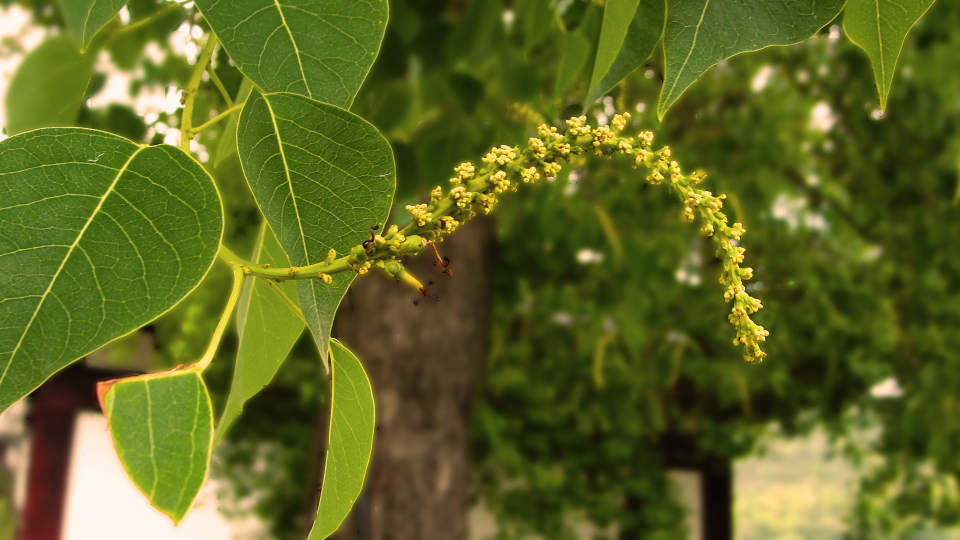
#> input picture images/20190624-0.jpg, 1920 x 1080 px (shown at 1/2 size); its folder holds 3 pictures in this run
$ python Cut.py
#> lines starting #> are read from the running program, lines starting #| are printed output that depends on the picture
import numpy as np
import cv2
import os
def update(input_img_path, output_img_path):
#> called with input_img_path = './20190624-0.jpg', output_img_path = 'cover/20190624-0.jpg'
    image = cv2.imread(input_img_path)
#> image is the input picture: shape (1080, 1920, 3); mean B, G, R 34.1, 102.8, 94.1
    print(image.shape)
#| (1080, 1920, 3)
    cropped = image[0:1100, 0:1100] # 裁剪坐标为[y0:y1, x0:x1]
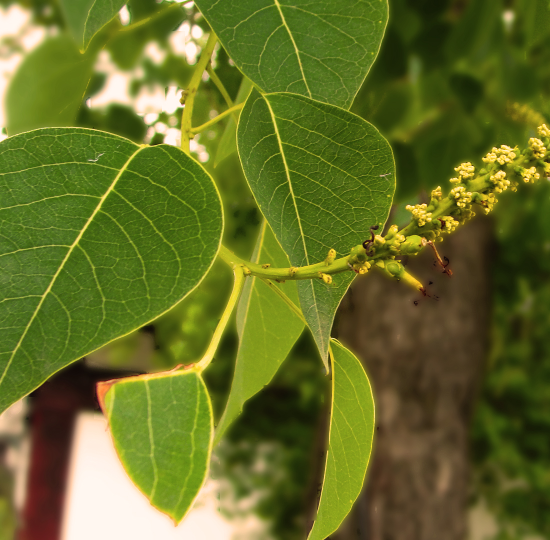
#> cropped: shape (1080, 1100, 3) (shown at 1/2 size); mean B, G, R 39.1, 109.8, 101.3
    cv2.imwrite(output_img_path, cropped)
dataset_dir = './'
output_dir = 'cover'
# 获得需要转化的图片路径并生成目标路径
image_filenames = [(os.path.join(dataset_dir, x), os.path.join(output_dir, x))
                    for x in os.listdir(dataset_dir)]
# 转化所有图片
for path in image_filenames:
    update(path[0], path[1])
#> pass 2 of the loop `for path in image_filenames:`:
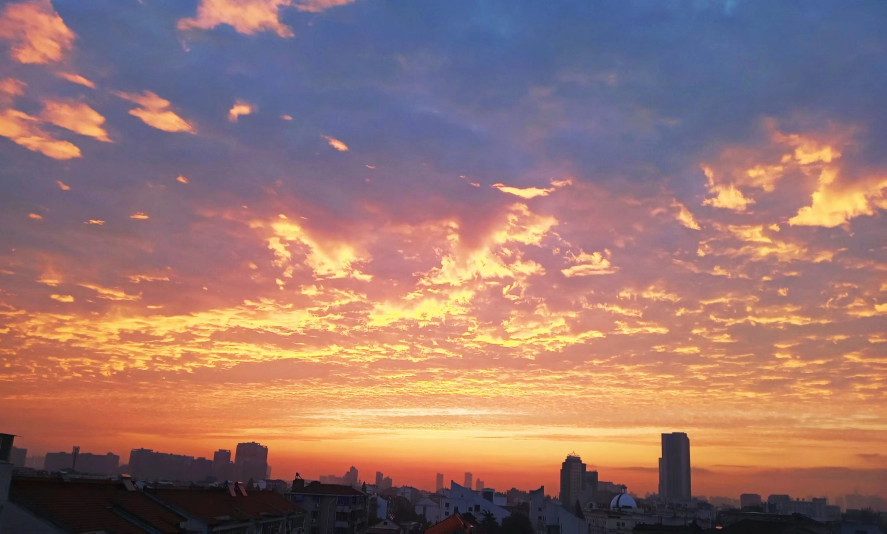
#> input picture images/20200613-0.jpg, 2659 x 1600 px (shown at 1/3 size)
#> in update, image is the input picture: shape (1600, 2659, 3); mean B, G, R 112.5, 118.1, 154.3
#| (1600, 2659, 3)
#> in update (call 2), `cropped = image[0:1100, 0:1100]`:
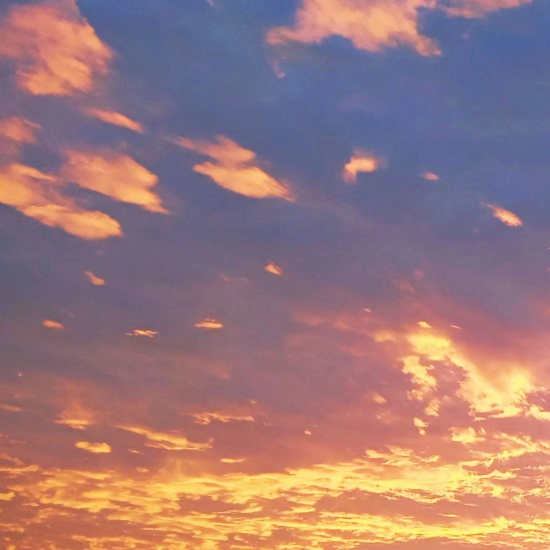
#> cropped: shape (1100, 1100, 3) (shown at 1/2 size); mean B, G, R 122.6, 120.8, 156
#> pass 3 of the loop `for path in image_filenames:`:
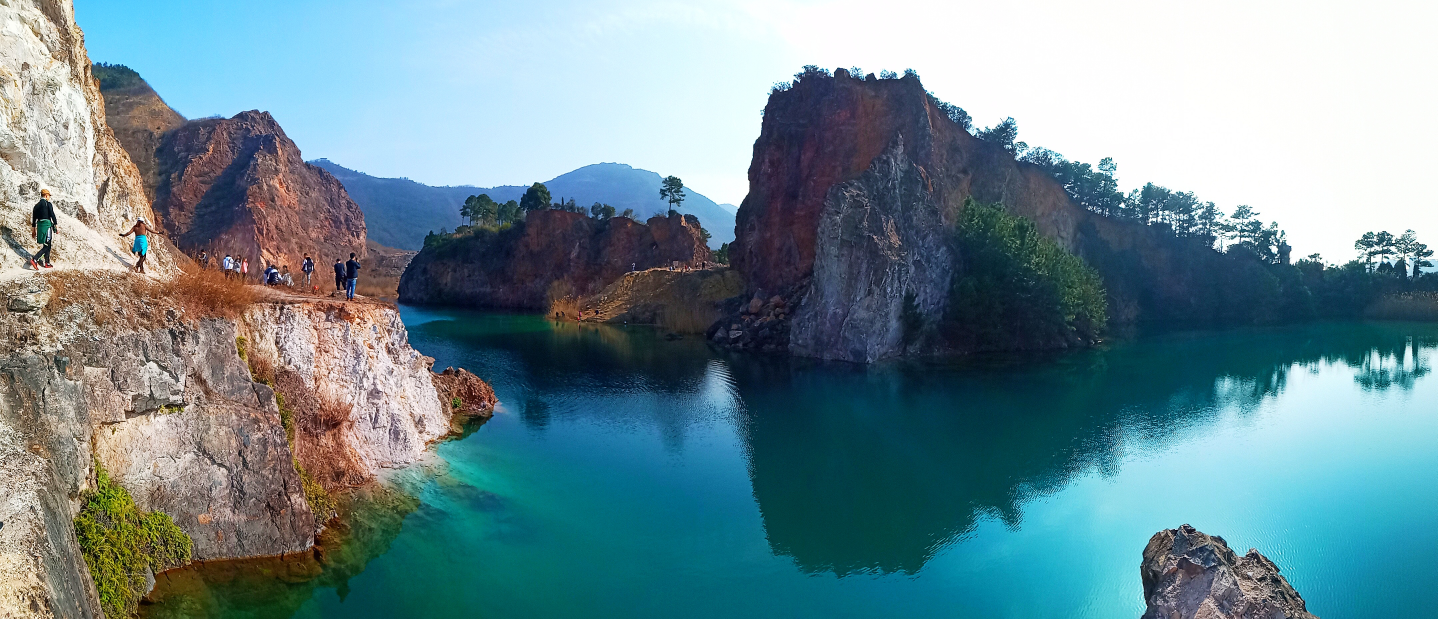
#> input picture images/20210130-0.jpg, 4312 x 1856 px (shown at 1/3 size)
#> in update, image is the input picture: shape (1856, 4312, 3); mean B, G, R 146.4, 138.2, 108.7
#| (1856, 4312, 3)
#> in update (call 3), `cropped = image[0:1100, 0:1100]`:
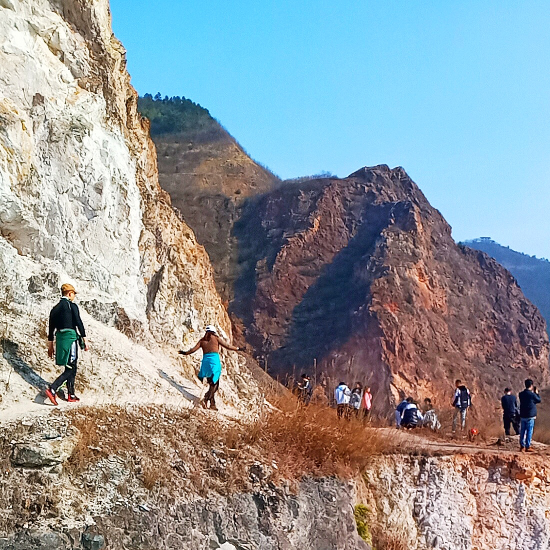
#> cropped: shape (1100, 1100, 3) (shown at 1/2 size); mean B, G, R 154.7, 151.3, 145.3
#> (the run stopped early here; a loop or call above may not have finished)
